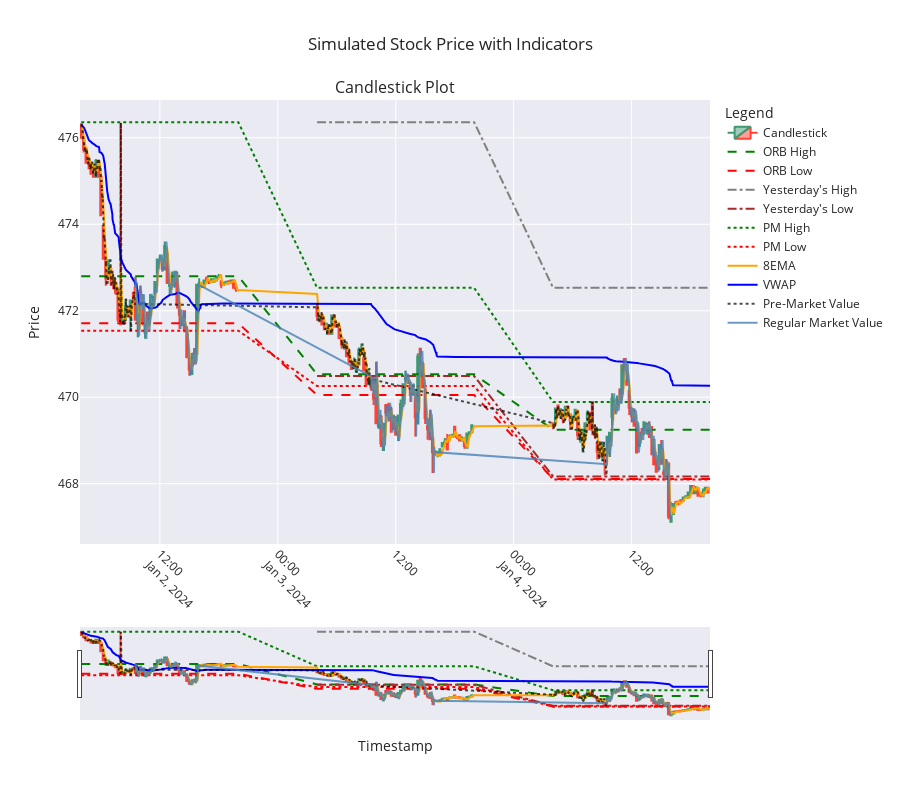

Notebook code for this chart:
### Markdown cell above
# Candlestick Chart with Indicators

This cell generates an interactive candlestick chart using Plotly, enriched with various technical indicators to provide insights into stock price movements. The chart includes:

- **Candlestick Data**: Visual representation of open, high, low, and close prices for each interval.
- **Indicators**:
    - **ORB High/Low**: Opening Range Breakout levels.
    - **Yesterday's High/Low**: Previous day's high and low prices.
    - **PM High/Low**: Pre-market high and low prices.
    - **8EMA**: Exponential Moving Average with a period of 8.
    - **VWAP**: Volume Weighted Average Price.
- **Session Data**:
    - Pre-market and regular market sessions are distinguished with separate line plots for their respective closing prices.

The chart is interactive, allowing users to hover over data points for detailed information and toggle between different views for better analysis.

### Code cell
from plotly.subplots import make_subplots
import plotly.graph_objects as go
import plotly.express as px
from generate_candlestick_df import generate_candlestick

# Generate candlestick data
candlestick_data = generate_candlestick(retrieved_data, intervalAmt) # change this to change the interval on the candlestick chart
candlestick_data.set_index('Timestamp', inplace=True)

def plot_candlestick_with_indicators(candlestick_data, simulated_data):
    # Create a figure with a single subplot
    fig = make_subplots(rows=1, cols=1, shared_xaxes=True, 
                        vertical_spacing=0.1, 
                        subplot_titles=("Candlestick Plot",))
    # Add candlestick traces
    fig.add_trace(go.Candlestick(
        x=candlestick_data.index,
        open=candlestick_data['Open'],
        high=candlestick_data['High'],
        low=candlestick_data['Low'],
        close=candlestick_data['Close'],
        name='Candlestick',
        opacity=1
    ), row=1, col=1)

    # Add indicators to the candlestick plot
    fig.add_trace(go.Scatter(
        x=simulated_data['Timestamp'],
        y=simulated_data['ORB_High'],
        mode='lines',
        name='ORB High',
        line=dict(color='green', dash='dash')
    ), row=1, col=1)

    fig.add_trace(go.Scatter(
        x=simulated_data['Timestamp'],
        y=simulated_data['ORB_Low'],
        mode='lines',
        name='ORB Low',
        line=dict(color='red', dash='dash')
    ), row=1, col=1)

    fig.add_trace(go.Scatter(
        x=simulated_data['Timestamp'],
        y=simulated_data['Yest_High'],
        mode='lines',
        name="Yesterday's High",
        line=dict(color='gray', dash='dashdot')
    ), row=1, col=1)
    
    fig.add_trace(go.Scatter(
        x=simulated_data['Timestamp'],
        y=simulated_data['Yest_Low'],
        mode='lines',
        name="Yesterday's Low",
        line=dict(color='brown', dash='dashdot')
    ), row=1, col=1)

    fig.add_trace(go.Scatter(
        x=simulated_data['Timestamp'],
        y=simulated_data['PM_High'],
        mode='lines',
        name='PM High',
        line=dict(color='green', dash='dot')
    ), row=1, col=1)

    fig.add_trace(go.Scatter(
        x=simulated_data['Timestamp'],
        y=simulated_data['PM_Low'],
        mode='lines',
        name='PM Low',
        line=dict(color='red', dash='dot')
    ), row=1, col=1)

    fig.add_trace(go.Scatter(
        x=simulated_data['Timestamp'],
        y=simulated_data['8EMA'],
        mode='lines',
        name='8EMA',
        line=dict(color='orange')
    ), row=1, col=1)

    fig.add_trace(go.Scatter(
        x=simulated_data['Timestamp'],
        y=simulated_data['VWAP'],
        mode='lines',
        name='VWAP',
        line=dict(color='blue')
    ), row=1, col=1)

    # Add PM and Regular Market values
    fig.add_trace(go.Scatter(
        x=simulated_data[simulated_data['Session'] == 'PM']['Timestamp'],
        y=simulated_data[simulated_data['Session'] == 'PM']['Close'],
        mode='lines',
        name='Pre-Market Value',
        line=dict(color='black', dash='dot'),
        opacity=0.7
    ), row=1, col=1)
    
    fig.add_trace(go.Scatter(
        x=simulated_data[simulated_data['Session'] == 'Regular Market']['Timestamp'],
        y=simulated_data[simulated_data['Session'] == 'Regular Market']['Close'],
        mode='lines',
        name='Regular Market Value',
        line=dict(color='steelblue'),
        opacity=0.8
    ), row=1, col=1)

    # Update layout for better appearance
    fig.update_layout(
        title="Simulated Stock Price with Indicators",
        xaxis_title="Timestamp",
           yaxis_title="Price",
        legend_title="Legend",
        xaxis=dict(tickangle=45),
        template="seaborn",
        hovermode='x unified',
        height=800  # Make the graph taller
    )

    # Show the plot
    fig.show()

# Example usage
plot_candlestick_with_indicators(candlestick_data, retrieved_data)

### Figure 1 — Plotly figure (JSON) as saved in the notebook; plotly's stock layout.template omitted (floating-point values rounded to 4 significant figures; data arrays with more than 128 entries replaced by an {"elided": "..."} marker saying what was removed)
{"data": [{"close": {"elided": "192 float values"}, "high": {"elided": "192 float values"}, "low": {"elided": "192 float values"}, "name": "Candlestick", "opacity": 1, "open": {"elided": "192 float values"}, "type": "candlestick", "x": {"elided": "192 str values"}, "xaxis": "x", "yaxis": "y"}, {"line": {"color": "green", "dash": "dash"}, "mode": "lines", "name": "ORB High", "type": "scatter", "x": {"elided": "2879 str values"}, "xaxis": "x", "y": {"elided": "2879 float values"}, "yaxis": "y"}, {"line": {"color": "red", "dash": "dash"}, "mode": "lines", "name": "ORB Low", "type": "scatter", "x": {"elided": "2879 str values"}, "xaxis": "x", "y": {"elided": "2879 float values"}, "yaxis": "y"}, {"line": {"color": "gray", "dash": "dashdot"}, "mode": "lines", "name": "Yesterday's High", "type": "scatter", "x": {"elided": "2879 str values"}, "xaxis": "x", "y": {"elided": "2879 float values"}, "yaxis": "y"}, {"line": {"color": "brown", "dash": "dashdot"}, "mode": "lines", "name": "Yesterday's Low", "type": "scatter", "x": {"elided": "2879 str values"}, "xaxis": "x", "y": {"elided": "2879 float values"}, "yaxis": "y"}, {"line": {"color": "green", "dash": "dot"}, "mode": "lines", "name": "PM High", "type": "scatter", "x": {"elided": "2879 str values"}, "xaxis": "x", "y": {"elided": "2879 float values"}, "yaxis": "y"}, {"line": {"color": "red", "dash": "dot"}, "mode": "lines", "name": "PM Low", "type": "scatter", "x": {"elided": "2879 str values"}, "xaxis": "x", "y": {"elided": "2879 float values"}, "yaxis": "y"}, {"line": {"color": "orange"}, "mode": "lines", "name": "8EMA", "type": "scatter", "x": {"elided": "2879 str values"}, "xaxis": "x", "y": {"elided": "2879 float values"}, "yaxis": "y"}, {"line": {"color": "blue"}, "mode": "lines", "name": "VWAP", "type": "scatter", "x": {"elided": "2879 str values"}, "xaxis": "x", "y": {"elided": "2879 float values"}, "yaxis": "y"}, {"line": {"color": "black", "dash": "dot"}, "mode": "lines", "name": "Pre-Market Value", "opacity": 0.7, "type": "scatter", "x": {"elided": "989 str values"}, "xaxis": "x", "y": {"elided": "989 float values"}, "yaxis": "y"}, {"line": {"color": "steelblue"}, "mode": "lines", "name": "Regular Market Value", "opacity": 0.8, "type": "scatter", "x": {"elided": "1170 str values"}, "xaxis": "x", "y": {"elided": "1170 float values"}, "yaxis": "y"}], "layout": {"annotations": [{"font": {"size": 16}, "showarrow": false, "text": "Candlestick Plot", "x": 0.5, "xanchor": "center", "xref": "paper", "y": 1, "yanchor": "bottom", "yref": "paper"}], "height": 800, "hovermode": "x unified", "legend": {"title": {"text": "Legend"}}, "title": {"text": "Simulated Stock Price with Indicators"}, "xaxis": {"anchor": "y", "domain": [0, 1], "tickangle": 45, "title": {"text": "Timestamp"}}, "yaxis": {"anchor": "x", "domain": [0, 1], "title": {"text": "Price"}}}}
